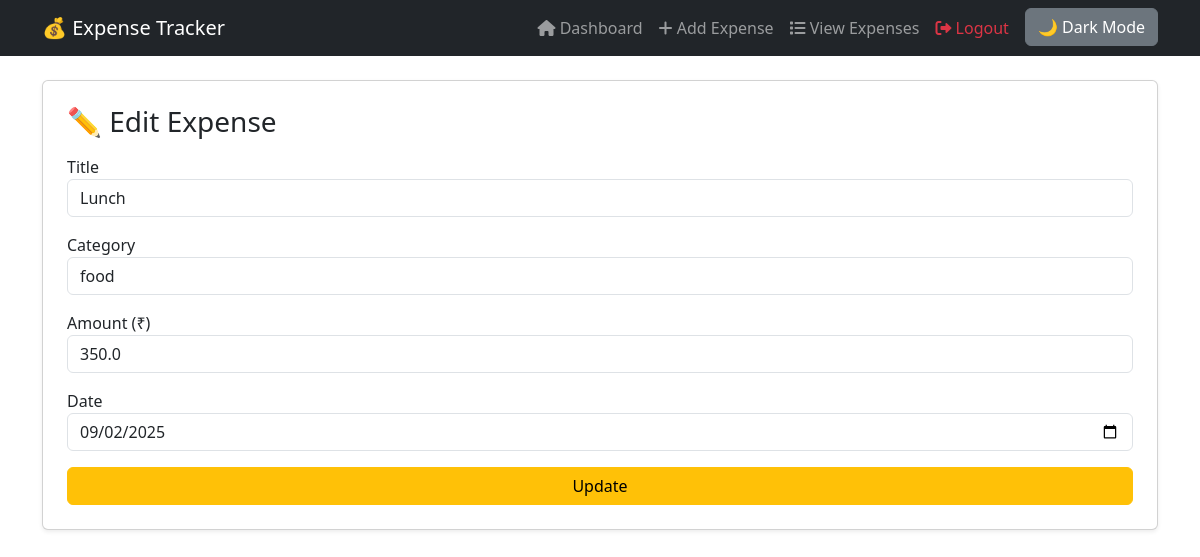
The page /edit_expense/2 (signed in) on the database its author committed.
### models.py (models this page shows, shortened)
class Expense(db.Model):
    __tablename__ = 'expenses'
    id = db.Column(db.Integer, primary_key=True)
    title = db.Column(db.String(100), nullable=True)
    description = db.Column(db.String(200), nullable=True)
    amount = db.Column(db.Float, nullable=False)
    category = db.Column(db.String(50), nullable=False)
    date = db.Column(db.Date, default=datetime.utcnow)
    user_id = db.Column(db.Integer, db.ForeignKey('users.id'), nullable=False)

### routes.py (the view, shortened to what this page needs)
@main_routes.route("/edit_expense/<int:expense_id>", methods=["GET", "POST"])
@login_required
def edit_expense(expense_id):
    expense = Expense.query.get_or_404(expense_id)
    if expense.user_id != current_user.id:
        flash("❌ Not authorized!", "danger")
        return redirect(url_for("main.dashboard"))
    return render_template("edit_expense.html", expense=expense)

### templates/edit_expense.html (shortened to what this page needs)
{% extends "base.html" %}
{% block content %}
<div class="card p-4 shadow-sm">
    <h3 class="mb-3">✏️ Edit Expense</h3>
    <form method="POST">
        <div class="mb-3">
            <label>Title</label>
            <input type="text" name="title" value="{{ expense.title }}" class="form-control" required>
        </div>
        <div class="mb-3">
            <label>Category</label>
            <input type="text" name="category" value="{{ expense.category }}" class="form-control" required>
        </div>
        <div class="mb-3">
            <label>Amount (₹)</label>
            <input type="number" step="0.01" name="amount" value="{{ expense.amount }}" class="form-control" required>
        </div>
        <div class="mb-3">
            <label>Date</label>
            <input type="date" name="date" value="{{ expense.date.strftime('%Y-%m-%d') }}" class="form-control" required>
        </div>
        <button class="btn btn-warning w-100">Update</button>
    </form>
</div>
{% endblock %}

### rows shown on the page
Expense: title "Lunch", category "food", amount "350.0", date "09/02/2025"
